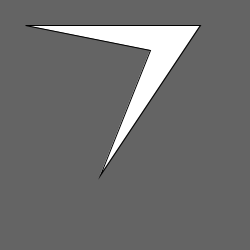
Frame 1 (no input)
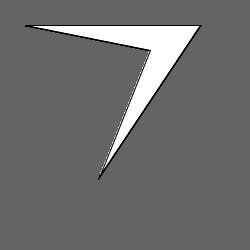
Frame 60 (the mouse pressed at the canvas centre just before this capture)
Frame 120 (the mouse held since frame 60 and released just before this capture): identical to frame 60, image omitted

The Processing sketch that drew these frames (run headless with seeded random() and noise(); from frame 60 on, the mouse is pressed at the canvas centre):

// Processing sketch: quadrilateral_fail
// ── quadrilateral_fail.pde
void setup()
{
  size(250,250);
  background(100);
}


void draw()
{
  quad(25,25,150,50,100,175,200,25);
}  
